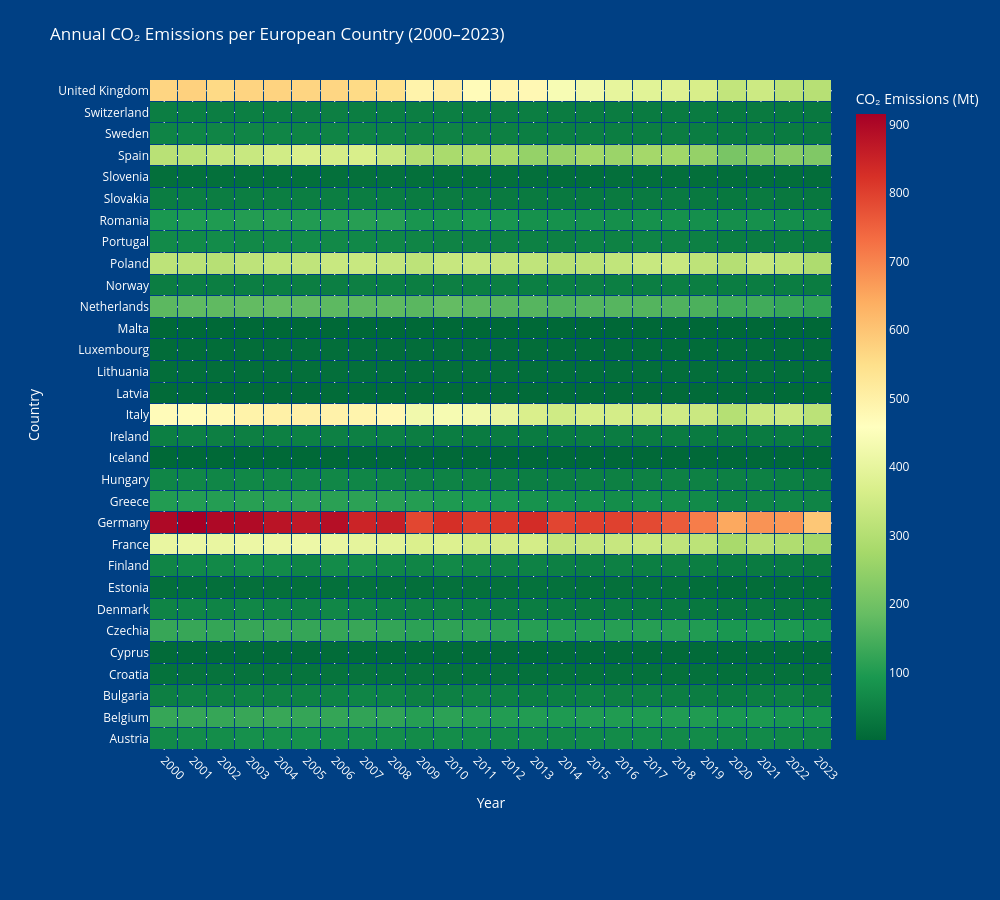

Source (notebook cell):
### Markdown cell above
We can see that many countries such as the United Kingdom, Spain, France and Germany, have substantially decreased their CO2 emissions, with Germany going from almost 900 million tons of CO2 in 2000 down to under 600 million in 2023. Still, seeing these massive emissions next to other countries makes it clear why they demand urgent cuts. Their pollution directly drives the climate crisis, forcing an accelerated switch to clean energy.

### Code cell
import pandas as pd
import plotly.graph_objects as go

# 1) Data inladen en filteren
df = pd.read_csv('owid-co2-data.csv')
european_countries = [
    'Austria','Belgium','Bulgaria','Croatia','Cyprus','Czechia','Denmark',
    'Estonia','Finland','France','Germany','Greece','Hungary','Ireland',
    'Italy','Latvia','Lithuania','Luxembourg','Malta','Netherlands',
    'Poland','Portugal','Romania','Slovakia','Slovenia','Spain','Sweden',
    'United Kingdom','Norway','Switzerland','Iceland'
]
df = df[df['country'].isin(european_countries)].dropna(subset=['co2'])

# 2) Filter op jaren (bijv. vanaf 2000)
start_year = 2000
years = sorted(df['year'].unique())
years = [y for y in years if y >= start_year]
df = df[df['year'].isin(years)]

# 3) Pivot voor heatmap: landen × jaren
heatmap_df = df.pivot(index='country', columns='year', values='co2')
heatmap_df = heatmap_df.reindex(sorted(heatmap_df.index))  # optioneel: alfabetisch

# 4) Bouw Figure met clear cell boundaries
fig = go.Figure(data=go.Heatmap(
    z=heatmap_df.values,
    x=heatmap_df.columns,
    y=heatmap_df.index,
    colorscale='RdYlGn_r',
    colorbar=dict(title='CO₂ Emissions (Mt)'),
    hovertemplate="Country: %{y}<br>Year: %{x}<br>CO₂: %{z:.2f} Mt<extra></extra>"
))

# 5) Vakjes duidelijk maken
fig.update_traces(xgap=1, ygap=1)

# 6) Axis ticks voor elk jaar en land
fig.update_xaxes(
    tickmode='array',
    tickvals=heatmap_df.columns,
    ticktext=heatmap_df.columns,
    tickangle=45,
    title_text='Year',
    tickfont_color='white'
)
fig.update_yaxes(
    tickmode='array',
    tickvals=heatmap_df.index,
    ticktext=heatmap_df.index,
    title_text='Country',
    tickfont_color='white'
)

# 7) Layout & styling (background blue, title in English)
fig.update_layout(
    title='Annual CO₂ Emissions per European Country (2000–' + str(years[-1]) + ')',
    width=1000, height=900,
    margin=dict(l=150, r=50, t=80, b=150),
    paper_bgcolor='#004084',
    plot_bgcolor='#004084',
    font_color='white',
)

# 8) Show responsive for GitHub Pages
fig.show(config={'responsive': True})

### Figure 1 — Plotly figure (JSON) as saved in the notebook; plotly's stock layout.template omitted (floating-point values rounded to 4 significant figures; data arrays with more than 128 entries replaced by an {"elided": "..."} marker saying what was removed)
{"data": [{"colorbar": {"title": {"text": "CO₂ Emissions (Mt)"}}, "colorscale": [[0, "rgb(0,104,55)"], [0.1, "rgb(26,152,80)"], [0.2, "rgb(102,189,99)"], [0.3, "rgb(166,217,106)"], [0.4, "rgb(217,239,139)"], [0.5, "rgb(255,255,191)"], [0.6, "rgb(254,224,139)"], [0.7, "rgb(253,174,97)"], [0.8, "rgb(244,109,67)"], [0.9, "rgb(215,48,39)"], [1, "rgb(165,0,38)"]], "hovertemplate": "Country: %{y}<br>Year: %{x}<br>CO₂: %{z:.2f} Mt<extra></extra>", "type": "heatmap", "x": [2000, 2001, 2002, 2003, 2004, 2005, 2006, 2007, 2008, 2009, 2010, 2011, 2012, 2013, 2014, 2015, 2016, 2017, 2018, 2019, 2020, 2021, 2022, 2023], "xgap": 1, "y": ["Austria", "Belgium", "Bulgaria", "Croatia", "Cyprus", "Czechia", "Denmark", "Estonia", "Finland", "France", "Germany", "Greece", "Hungary", "Iceland", "Ireland", "Italy", "Latvia", "Lithuania", "Luxembourg", "Malta", "Netherlands", "Norway", "Poland", "Portugal", "Romania", "Slovakia", "Slovenia", "Spain", "Sweden", "Switzerland", "United Kingdom"], "ygap": 1, "z": {"elided": "31x24 float values"}}], "layout": {"font": {"color": "white"}, "height": 900, "margin": {"b": 150, "l": 150, "r": 50, "t": 80}, "paper_bgcolor": "#004084", "plot_bgcolor": "#004084", "title": {"text": "Annual CO₂ Emissions per European Country (2000–2023)"}, "width": 1000, "xaxis": {"tickangle": 45, "tickfont": {"color": "white"}, "tickmode": "array", "ticktext": [2000, 2001, 2002, 2003, 2004, 2005, 2006, 2007, 2008, 2009, 2010, 2011, 2012, 2013, 2014, 2015, 2016, 2017, 2018, 2019, 2020, 2021, 2022, 2023], "tickvals": [2000, 2001, 2002, 2003, 2004, 2005, 2006, 2007, 2008, 2009, 2010, 2011, 2012, 2013, 2014, 2015, 2016, 2017, 2018, 2019, 2020, 2021, 2022, 2023], "title": {"text": "Year"}}, "yaxis": {"tickfont": {"color": "white"}, "tickmode": "array", "ticktext": ["Austria", "Belgium", "Bulgaria", "Croatia", "Cyprus", "Czechia", "Denmark", "Estonia", "Finland", "France", "Germany", "Greece", "Hungary", "Iceland", "Ireland", "Italy", "Latvia", "Lithuania", "Luxembourg", "Malta", "Netherlands", "Norway", "Poland", "Portugal", "Romania", "Slovakia", "Slovenia", "Spain", "Sweden", "Switzerland", "United Kingdom"], "tickvals": ["Austria", "Belgium", "Bulgaria", "Croatia", "Cyprus", "Czechia", "Denmark", "Estonia", "Finland", "France", "Germany", "Greece", "Hungary", "Iceland", "Ireland", "Italy", "Latvia", "Lithuania", "Luxembourg", "Malta", "Netherlands", "Norway", "Poland", "Portugal", "Romania", "Slovakia", "Slovenia", "Spain", "Sweden", "Switzerland", "United Kingdom"], "title": {"text": "Country"}}}}
